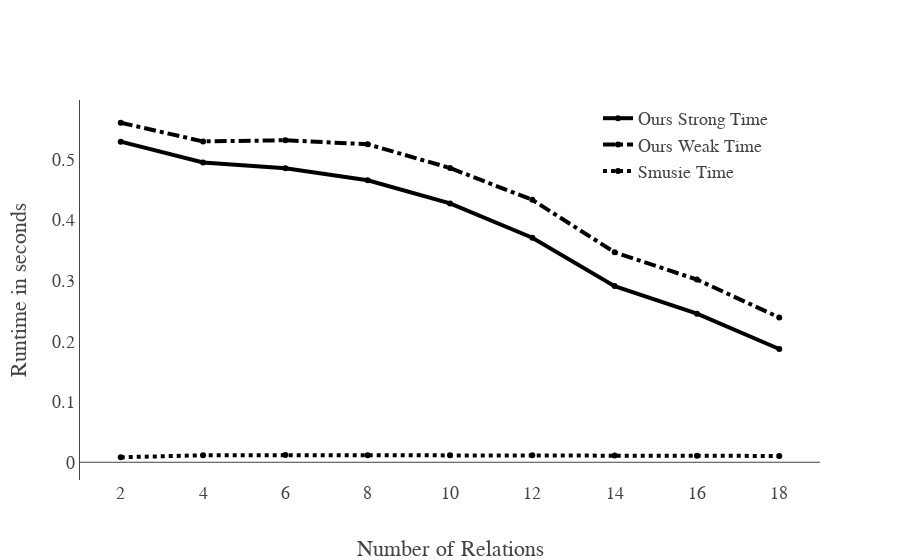

The code cell stored with this chart in its notebook:
### Code cell
layout = Layout(
  #  title='Comparisation Performance With Rule Order Optimization',
    font=dict(family='Latin Modern Math', size=6*3),
    xaxis=dict(
        title='Number of Relations',
        autorange=True,
        showgrid=False,
        zeroline=False,
        showline=False,
        autotick=True,
        ticks='',
        showticklabels=True
    ),
    yaxis=dict(
        title='Runtime in seconds',
        autorange=True,
        showgrid=False,
        zeroline=True,
        showline=True,
        autotick=True,
        ticks='',
        showticklabels=True
    ),
    legend=dict(x=0.7, y=1)
)
fig = Figure(data=data, layout=layout)
iplot(fig)

### Figure 1 — Plotly figure (JSON) as saved in the notebook; plotly's stock layout.template omitted (floating-point values rounded to 4 significant figures)
{"data": [{"line": {"color": "rgb(0, 0, 0)", "width": 4}, "name": "Ours Strong Time", "type": "scatter", "x": [2, 4, 6, 8, 10, 12, 14, 16, 18], "y": [0.5296, 0.4952, 0.4859, 0.4658, 0.4277, 0.371, 0.291, 0.2454, 0.1871]}, {"line": {"color": "rgb(0, 0, 0)", "dash": "dashdot", "width": 4}, "name": "Ours Weak Time", "type": "scatter", "x": [2, 4, 6, 8, 10, 12, 14, 16, 18], "y": [0.5609, 0.53, 0.5319, 0.5254, 0.4861, 0.4335, 0.3468, 0.3018, 0.2392]}, {"line": {"color": "rgb(0, 0, 0)", "dash": "dot", "width": 4}, "name": "Smusie Time", "type": "scatter", "x": [2, 4, 6, 8, 10, 12, 14, 16, 18], "y": [0.008316, 0.01158, 0.01184, 0.01178, 0.01179, 0.01148, 0.01102, 0.01066, 0.01049]}], "layout": {"font": {"family": "Latin Modern Math", "size": 18}, "legend": {"x": 0.7, "y": 1}, "xaxis": {"autorange": true, "autotick": true, "showgrid": false, "showline": false, "showticklabels": true, "ticks": "", "title": "Number of Relations", "zeroline": false}, "yaxis": {"autorange": true, "autotick": true, "showgrid": false, "showline": true, "showticklabels": true, "ticks": "", "title": "Runtime in seconds", "zeroline": true}}}
